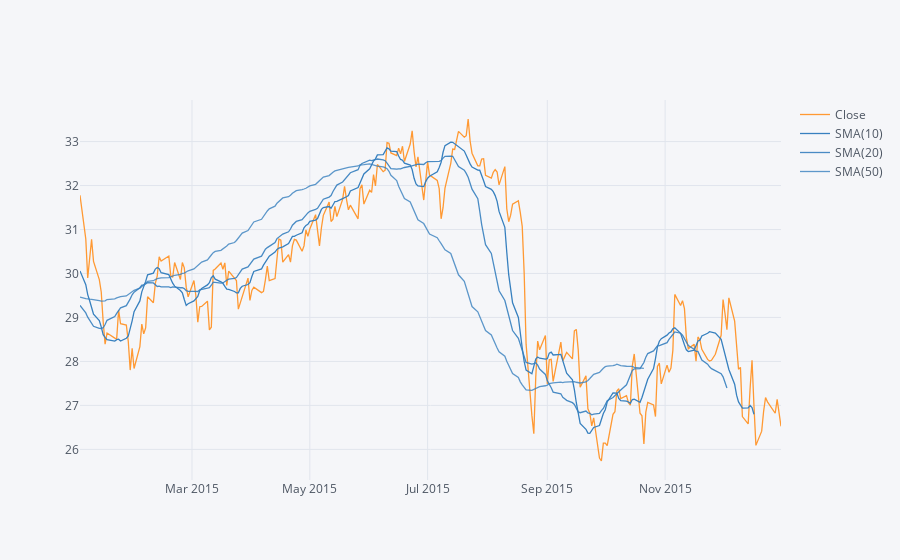

The code cell stored with this chart in its notebook:
### Markdown cell above
** Use .ta_plot(study='sma') to create a Simple Moving Averages plot of Morgan Stanley for the year 2015.**

### Code cell
MS['Close'].loc['2015-01-01':'2016-01-01'].ta_plot(study='sma',periods=[10,20,50])

### Figure 1 — Plotly figure (JSON) as saved in the notebook; plotly's stock layout.template omitted (floating-point values rounded to 4 significant figures; data arrays with more than 128 entries replaced by an {"elided": "..."} marker saying what was removed)
{"data": [{"line": {"color": "rgba(255, 153, 51, 1.0)", "dash": "solid", "shape": "linear", "width": 1.3}, "mode": "lines", "name": "Close", "text": "", "type": "scatter", "x": {"elided": "252 str values"}, "y": {"elided": "252 float values"}}, {"line": {"color": "rgba(55, 128, 191, 1.0)", "dash": "solid", "shape": "linear", "width": 1.3}, "mode": "lines", "name": "SMA(10)", "text": "", "type": "scatter", "x": {"elided": "252 str values"}, "y": {"elided": "252 mixed values"}}, {"line": {"color": "rgba(55, 128, 191, 0.8999999999999999)", "dash": "solid", "shape": "linear", "width": 1.3}, "mode": "lines", "name": "SMA(20)", "text": "", "type": "scatter", "x": {"elided": "252 str values"}, "y": {"elided": "252 mixed values"}}, {"line": {"color": "rgba(55, 128, 191, 0.7999999999999998)", "dash": "solid", "shape": "linear", "width": 1.3}, "mode": "lines", "name": "SMA(50)", "text": "", "type": "scatter", "x": {"elided": "252 str values"}, "y": {"elided": "252 mixed values"}}], "layout": {"legend": {"bgcolor": "#F5F6F9", "font": {"color": "#4D5663"}}, "paper_bgcolor": "#F5F6F9", "plot_bgcolor": "#F5F6F9", "title": {"font": {"color": "#4D5663"}}, "xaxis": {"gridcolor": "#E1E5ED", "showgrid": true, "tickfont": {"color": "#4D5663"}, "title": {"font": {"color": "#4D5663"}, "text": ""}, "zerolinecolor": "#E1E5ED"}, "yaxis": {"gridcolor": "#E1E5ED", "showgrid": true, "tickfont": {"color": "#4D5663"}, "title": {"font": {"color": "#4D5663"}, "text": ""}, "zerolinecolor": "#E1E5ED"}}}
